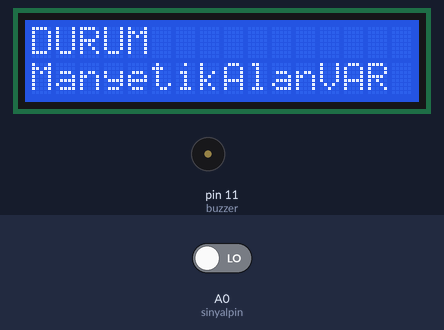
A sketch run on a simulated Arduino Uno, built with avr-gcc and run on an emulated ATmega328P. On the bench: 16×2 character LCD, buzzer (waves = sounding, pin HIGH). Inputs (shaded band) come from the test bench; at power-on: A0 (sinyalpin) LOW. What the sketch prints to the serial monitor is not drawn.

Above: at 2.9 s.
3.0 s: A0 (sinyalpin) driven HIGH
At 7.4 s:
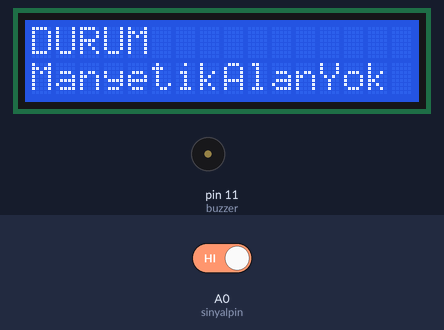
13.3 s: A0 (sinyalpin) driven LOW
At 18.5 s:
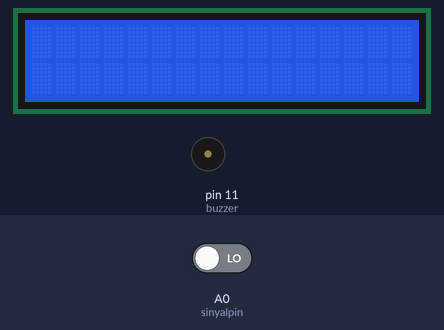
Timing chart, 0 to 25.5 s (numbered marks = the images above; inputs shaded):
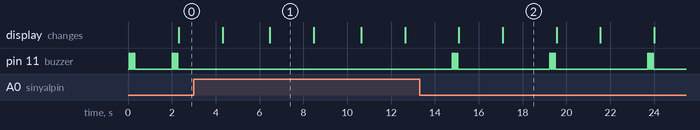

The sketch:

dedekt_r.ino
```cpp
//Tuncer Yılmaz--Arduino UNO ile-KY-025 REED SWITCH Manyetik Dedektör

#include <LiquidCrystal.h> //LCD kütüphanesini kodumuza dahil ediyoruz

int sinyalpin = A0; //Bağladığımız pinlere göre tanımlamalarımızı yapıyoruz
int buzzer = 11; //Buzzerın +sı 11.pine
int degisken;

LiquidCrystal lcd(7, 6, 5, 4, 3, 2); //LCD pinlerini tanımlıyoruz


void setup()
{
  Serial.begin(9600);
  lcd.begin(16, 2);
  pinMode(buzzer, OUTPUT); //buzzer pinini INPUT olarak tanımlıyoruz

  digitalWrite(sinyalpin,INPUT); //a0  pini OUTPUT olarak tanımlıyoruz

  beep(50);
  beep(50);
  beep(50);
  delay(500);

}

void loop() {


  Serial.print("  ");

  lcd.print("  ");


  lcd.setCursor(0, 0);
  delay(1000); //1000 milisaniye bekle
  // değerleri 1 saniye boyunca ekranda göreceğiz


  lcd.clear(); //Ekranı temizle
  delay(150); //150 milisaniye bekle
  //----------------------------------------------------------------------
  degisken = digitalRead(sinyalpin);

  if (degisken==HIGH) //
  {
    Serial.println("DEGER = YOK ");
    lcd.setCursor(0, 0);   //İmleci 1. sütuna al .birinci değer sütun
    lcd.print("DURUM");
    lcd.setCursor(0, 1);   //İmleci 1. sütuna al .birinci değer sütun
    lcd.print("ManyetikAlanYok");
    delay(1000);
  }
  else {
    beep(50);
    beep(50);
    beep(50);
    Serial.println("Manyetik Alan Tespit Edildi"); //Belirlediğimiz kıstaslara uymayan diğer değerler
    lcd.setCursor(0, 0);   //İmleci 1. sütun 1.satıra al .birinci değer sütun ikinci değer satır
    lcd.print("DURUM");
    lcd.setCursor(0, 1); //İmleci 2. satır 1. sütuna al
    lcd.print("ManyetikAlanVAR");
    delay(1000);
  }

  Serial.println(); //Serial monitörde bir satır aşağı geç
  delay(1000); //1000 milisaniye bekle
  lcd.clear(); //LCD ekranı temizle
  delay(1000);

}
  void beep(unsigned char delayms){
  digitalWrite(buzzer,HIGH);
  delay(delayms);
  digitalWrite(buzzer, LOW);
  delay(delayms);
}
```

Measured:
- after the input at 3.0 s, pin 11 (buzzer): stops changing and stays LOW; the display: first differs from a run without the input after 3.5 s (image 1)
- after the input at 13.3 s, pin 11 (buzzer): LOW → HIGH after 1.5 s, then repeats every 4.5 s: 2 × (LOW 0.05 s, HIGH 0.05 s), LOW 4.2 s, HIGH 0.05 s; the display: first changes after 1.8 s (image 2 shows a later state)
- what the display in image 1 shows lasts 2.0 s, from 6.5 s to 8.5 s
